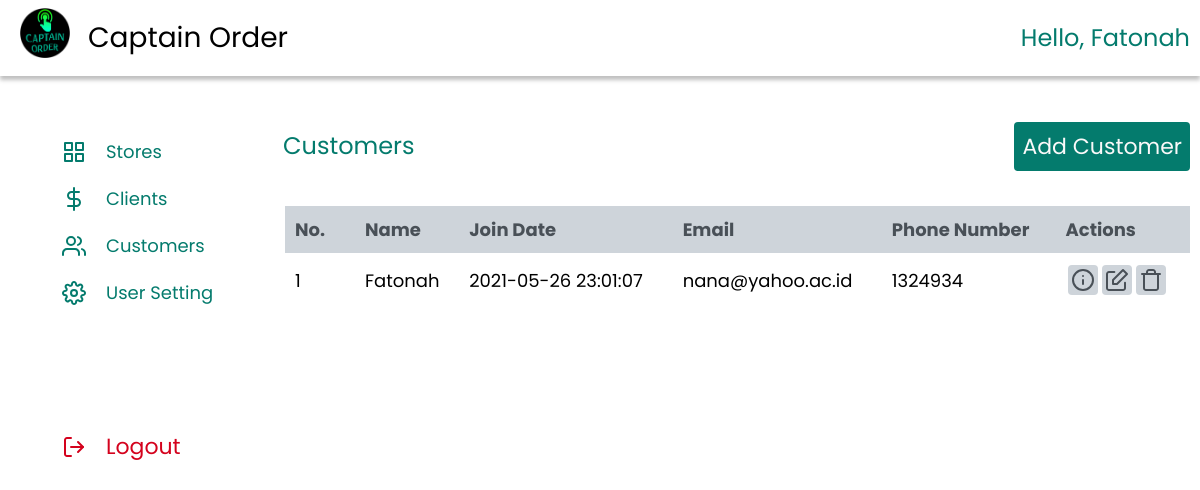
The app's page /index_u.php?page=data-customer (signed in) with its own data.
### tables this page shows
CREATE TABLE `customer` (
  `id` int(11) NOT NULL,
  `username` varchar(50) NOT NULL,
  `password` varchar(8) NOT NULL,
  `name` varchar(50) NOT NULL,
  `join_date` timestamp NOT NULL DEFAULT current_timestamp() ON UPDATE current_timestamp(),
  `email` varchar(20) NOT NULL,
  `phone_number` varchar(13) NOT NULL
);

### super/customer/customers.php (the view, shortened to what this page needs)
<?php
$a=1;
 ?>
<div class="head">
	<div class="tittle">
		<p>Customers</p>
	</div>
	<div class="button">
		<a href="?page=add-customer">Add Customer</a>
	</div>
</div>
<div class="cont-show-customer">
	<table>
		<tr>
			<th style="width: 50px;">No.</th>
			<th>Name</th>
			<th>Join Date</th>
			<th>Email</th>
			<th>Phone Number</th>
			<th>Actions</th>
		</tr>
		<?php
		$sql_cek="SELECT *FROM customer";
		$query_cek = mysqli_query($koneksi, $sql_cek);
	  while($data_cek= mysqli_fetch_array($query_cek)) :?>
		<tr>
			<td style="width: 50px;"><?= $a++; ?></td>
			<td><?= $data_cek['name']; ?></td>
			<td><?= $data_cek['join_date']; ?></td>
			<td><?= $data_cek['email']; ?></td>
			<td><?= $data_cek['phone_number']; ?></td>
			<td id="act">
				<a href="?page=detail-customer&kode=<?=$data_cek['id']; ?>">
				</a>
				<a href="?page=edit-customer&kode=<?=$data_cek['id']; ?>">
				</a>
				<a href="?page=del-customer&kode=<?=$data_cek['id']; ?>" onclick="return confirm('Apakah anda yakin hapus data ini ?')">
				</a>
			</td>
		</tr>
	<?php endwhile ?>
	</table>
</div>

### records on screen
customer: name "Fatonah", join_date "2021-05-26 23:01:07", email "nana@yahoo.ac.id", phone_number "1324934"

### other values on screen
$data_name "Fatonah"
